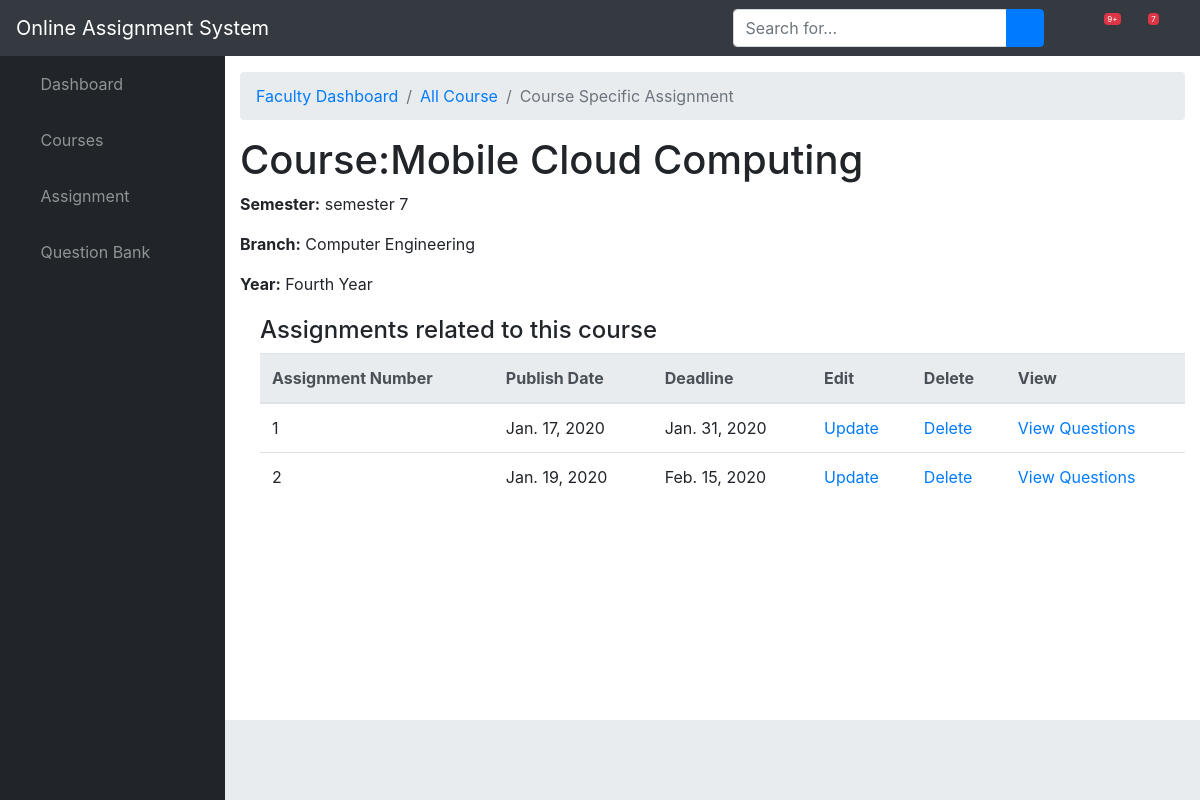
/assignment/course/19, run on the app's committed database.
### assignment/models.py (models this page shows, shortened)
class Course(models.Model):
    name = models.CharField(max_length = 50)
    branch = models.ForeignKey(Branch,on_delete = models.SET_NULL,blank=True,null=True)
    faculty = models.ForeignKey(Faculty ,on_delete = models.SET_NULL,blank=True,null=True)
    year = models.ForeignKey(StudyYear ,on_delete = models.SET_NULL,blank=True,null=True)
    semester = models.ForeignKey(Semester ,on_delete = models.SET_NULL,blank=True,null=True )

class Semester(models.Model):
    sem = models.IntegerField()
    def __str__(self):
        return f'semester {self.sem}'

class Branch(models.Model):
    name = models.CharField(max_length = 50 , help_text = "Example Computer Engineering")
    def __str__(self):
        return self.name

class StudyYear(models.Model):
    year = models.CharField(max_length = 50 , help_text = "Enter in this format First Year , Second Year, etc.")
    def __str__(self):
        return self.year

class Assignment(models.Model):
    number = models.IntegerField()
    course = models.ForeignKey(Course,on_delete = models.SET_NULL,blank=True,null=True)
    publish_date = models.DateField(auto_now_add = True)
    deadline_date = models.DateField()
    faculty = models.ForeignKey(Faculty,on_delete = models.SET_NULL,blank=True,null=True)

### assignment/views.py (the view)
# urls.py: path('course/<int:pk>', views.CourseDetailView.as_view(), name='course_detail'),
class CourseDetailView(generic.DetailView):
    model = Course
    template_name = "Faculty_Dashboard/course_detail.html"

### assignment/templates/Faculty_Dashboard/course_detail.html
{% extends "./base.html" %}
{% block breadcrumb%}
<li class="breadcrumb-item "><a href="{% url 'ViewCourse' %}">All Course</a></li>
<li class="breadcrumb-item active">Course Specific Assignment</li>
{%endblock%}
{% block content %}
  <h1>Course:{{course.name }}</h1>
  <p><strong>Semester:</strong> {{ course.semester }}</p>
  <p><strong>Branch:</strong> {{ course.branch }}</p>
  <p><strong>Year:</strong> {{course.year}}</p>
  <div style="margin-left:20px;margin-top:20px">
    <h4>Assignments related to this course</h4>
    {% if course.assignment_set.all %}
    <table class="table">
      <thead class="thead-light">
        <tr>
          <th scope="col">Assignment Number</th>
          <th scope="col">Publish Date</th>
          <th scope="col">Deadline</th>
          <th scope="col">Edit</th>
          <th scope="col">Delete</th>
          <th scope="col">View</th>
        </tr>
      </thead>
      <tbody>
        {% for assignment in course.assignment_set.all %}
        <tr>
          <td>{{ assignment.number }}</td>
          <td>{{ assignment.publish_date }}</td>
          <td>{{ assignment.deadline_date }}</td>
          <td> <a href="{% url 'UpdateCourseAssignment' assignment.id %}">Update</a> </td>
          <td> <a onclick="return confirm('Are you sure?');" href="{% url 'DeleteCourseAssignment' assignment.id %}">Delete</a></td>
          <td><a href="{% url 'assignment_detail'  assignment.id %}">View Questions</a></td>
        </tr>
      {% endfor %}
      </tbody>
    </table>
    {% else %}
      <p>There are no assignments added yet !</p>
    {% endif %}
  </div>
{% endblock %}

### data on the page
Course: name "Mobile Cloud Computing", semester "semester 7", branch "Computer Engineering", year "Fourth Year"
Assignment: number "1", publish_date "Jan. 17, 2020", deadline_date "Jan. 31, 2020"
Assignment: number "2", publish_date "Jan. 19, 2020", deadline_date "Feb. 15, 2020"
